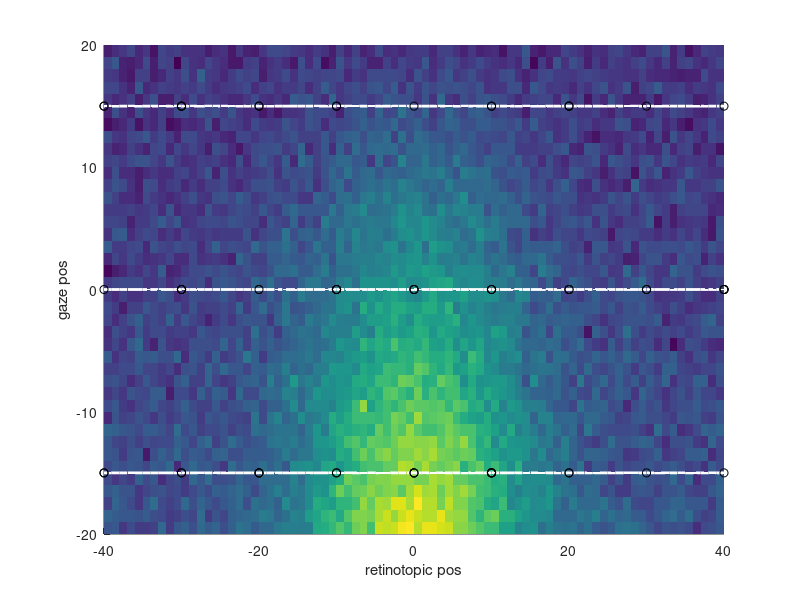
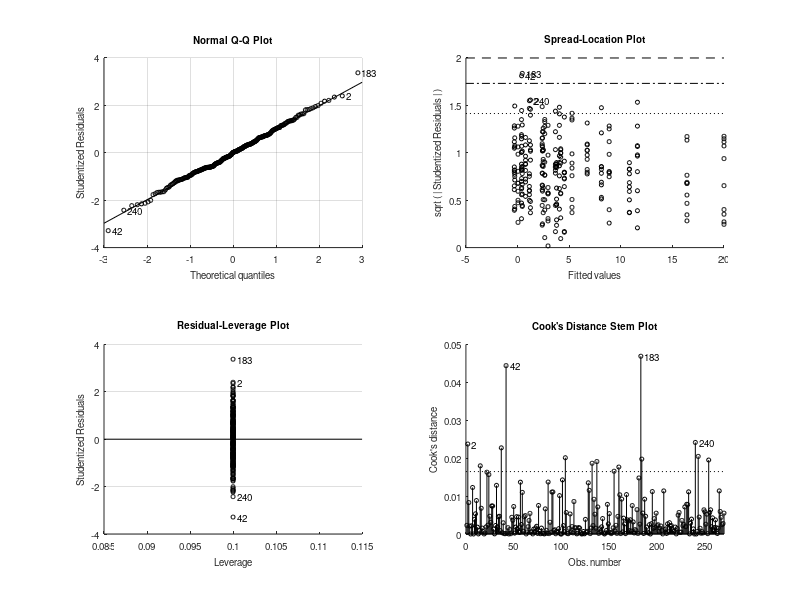
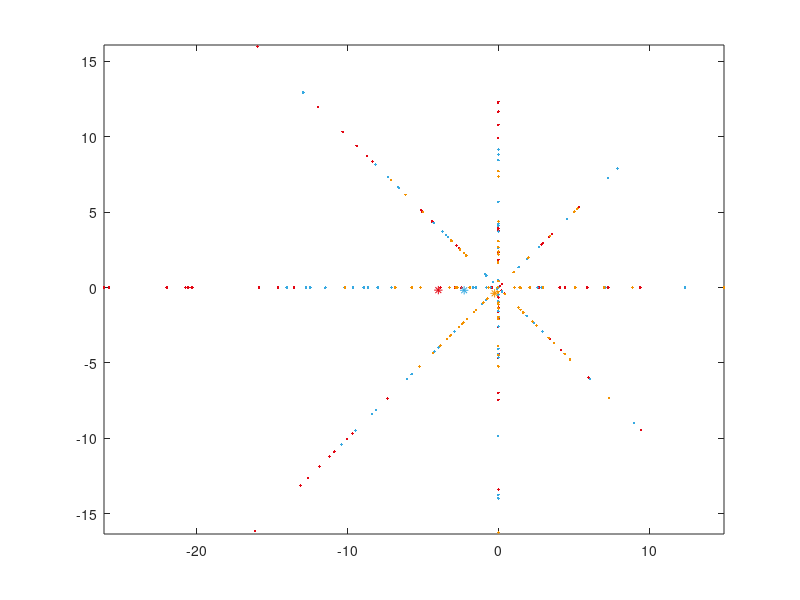

Source code (MATLAB) for these figures, in order: (Note: this script raises an error after producing the figures.)
function testsim_gain_field(modulation_type)

if nargin < 1,
	modulation_type = 'linear_gain';
end
	
% see also testsim_lip_activity_profile

Noise		= 5;	% Firing rate noise
n_trials_per_cond = 10;

% 
bootstrap_method='hierarchical';

% retinotopic Gaussian RF

Center		= 0;	% deg
Amplitude	= 30;	% spikes/s, RF response peak
UnmodulatedFR	= 5;	% spikes/s, ongoing/unmodulated firing
Sigma		= 10;	% tuning width 
retpos		= [-40:40]; % retinotopic position
R		= 1/(sqrt(2*pi)*Sigma)*exp(-(retpos - Center).^2/(2*Sigma^2)); % Gaussian RF profile
% R		= ones(size(retpos)); % no target position modulation
R		= UnmodulatedFR + R/max(R)*Amplitude;

target_positions = retpos(1):10:retpos(end);
target_positions2D_a =  [10    5 0  -5 -10  -5  0   5]; 
target_positions2D_b =  [0.001 5 10 5 0.001 -5 -10 -5];
target_positions2D = complex(target_positions2D_a,target_positions2D_b); % for MANOVA1 analysis
gaze_positions = [-15 0 15];
gazepos		= -20:20; % gaze position


gaze_col = {'r' 'g' 'b'};
	
gaze_col_rgb = [227 6 19; 54 169 225; 243 146 0]/255;
		
switch modulation_type % eye position modulation type
	
	case 'linear_gain' % 

		% E = interp1([gazepos(1) gazepos(end)],[-10 10],gazepos); % Gaze effect: leads to "loss" of main target effect
		% E = interp1([gazepos(1) 0 gazepos(end)],[10 0 10],gazepos); % Gaze effect: bidirectinal increase from center
		 E = interp1([gazepos(1) gazepos(end)],[0.7 0],gazepos); % Gaze effect: standard monotonic unidirectional 
		% E = interp1([gazepos(1) gazepos(end)],[1 0.3],gazepos); % For CNL evaluatiom poster
		
		
		for k = 1:n_trials_per_cond
			FR(:,:,k) = E'*R + Noise*randn(length(gazepos),length(retpos)); % one trial
		end

		
	case 'linear_addition'
		
		E = interp1([gazepos(1) gazepos(end)],[10 0],gazepos); % Gaze effect
		
		for k = 1:n_trials_per_cond
			FR(:,:,k) = 1*ones(size(gazepos))'*R + 1*E'*ones(size(retpos)) + Noise*randn(length(gazepos),length(retpos)); % one trial
		end
end


FRmean = mean(FR,3);
%FRmean = 1*ones(size(gazepos))'*R + 1*E'*ones(size(retpos)); % For CNL evaluatiom poster

% Plotting
figure;
surface(retpos,gazepos,FRmean); shading flat; hold on;
plot3(retpos,gaze_positions(1)*ones(size(retpos)),FRmean(gazepos == gaze_positions(1),:),'Color',[1 1 1],'LineWidth',2);
plot3(retpos,gaze_positions(2)*ones(size(retpos)),FRmean(gazepos == gaze_positions(2),:),'Color',[1 1 1],'LineWidth',2);
plot3(retpos,gaze_positions(3)*ones(size(retpos)),FRmean(gazepos == gaze_positions(3),:),'Color',[1 1 1],'LineWidth',2);
xlabel('retinotopic pos');
ylabel('gaze pos');
FRtarget4ANOVA = [];
target_pos = [];
gaze_pos = [];

for k = 1:1:n_trials_per_cond,
	for t=1:length(target_positions),
		retpos_idx = find(retpos == target_positions(t));
		for g = 1:length(gaze_positions)
			gazepos_idx = find(gazepos == gaze_positions(g));
			FRtarget(t,g,k) = FR(gazepos_idx,retpos_idx,k);
			plot3(retpos(retpos_idx),gazepos(gazepos_idx),FRtarget(t,g,k),'o','Color',[0 0 0]);
			
			% FOR ANOVA
			FRtarget4ANOVA	= [FRtarget4ANOVA; FRtarget(t,g,k)];
			target_pos	= [target_pos; t];
			gaze_pos	= [gaze_pos; g];
			
		end
	end
end

% ANOVA
[p,table,stats,terms] = anovan(FRtarget4ANOVA,[target_pos gaze_pos],'model','full','varnames',{'target' 'gaze'});
% c = multcompare(stats)

if 0 % one-way vs two-way ANOVA on gaze
	% the question here if presence of another factor (target position) affects the first factor, e.g. in the initial fixation period
	% for this, we should remove the the effect of target position from the simulation, set "no target position modulation" above
	[p,table,stats,terms] = anovan(FRtarget4ANOVA,[gaze_pos],'model','full','varnames',{'gaze'});
	
	
end % of one-way vs two-way ANOVA on gaze


if 1 % MANOVA1, I do not think it is an appropriate test to detect gain field or a shift in a RF, due to huge variance
% (but we use some of the code for the bootstrp (see next case))
	
	FRtarget4MANOVA1 = [];
	FRtarget4BOOTCI  = []; 
    FRpositions4MANOVA1=[];
	FR4BOOTCI	 = []; 
	
	gaze_pos4MANOVA1 = [];
	figure;

	
	for g = 1:length(gaze_positions)
		for t=1:length(target_positions)-1,
			
			FRtarget4MANOVA1_ = squeeze(FRtarget(t,g,:))*target_positions2D(t)/abs(target_positions2D(t)); % original Lukas formulation	
			FRpositions4MANOVA1_ = repmat([target_positions2D(t) gaze_positions(g)],numel(FRtarget4MANOVA1_),1); % original Lukas formulation	
			
			plot(FRtarget4MANOVA1_,'.','Color',gaze_col_rgb(g,:)); hold on;
			
			% FOR ANOVA
			FRtarget4MANOVA1	= [FRtarget4MANOVA1; [real(FRtarget4MANOVA1_) imag(FRtarget4MANOVA1_)]];
			gaze_pos4MANOVA1	= [gaze_pos4MANOVA1; g*ones(n_trials_per_cond,1)];
			% FOR BOOTCI
			FRpositions4MANOVA1     = [	FRpositions4MANOVA1;FRpositions4MANOVA1_];
			FRtarget4BOOTCI         = [FRtarget4BOOTCI; FRtarget4MANOVA1_];
						
			% here we define the indexes that later are used to do hierarchical bootstraping           
            indexes_per_position{g,t}=find(FRpositions4MANOVA1(:,1)==target_positions2D(t) & FRpositions4MANOVA1(:,2)==gaze_positions(g));
		end
		plot(mean(FRtarget4MANOVA1(gaze_pos4MANOVA1==g,1)), mean(FRtarget4MANOVA1(gaze_pos4MANOVA1==g,2)),'*','Color',gaze_col_rgb(g,:)); % vector mean
		
	end
	axis equal
	% plot(FRtarget4MANOVA1(:,1), FRtarget4MANOVA1(:,2),'.');
	
	% [D, p] = manova1(FRtarget4MANOVA1,gaze_pos4MANOVA1) % see testsim_manova1.m
	
end % of MANOVA1
	
if 1 % test gain field via bootstrap - on trial-by-trial FR vectors per target in a complex 2D space, abs and angle, NEEDS FRtarget4BOOTCI
	figure
	n_boot = 1000;
	for g = 1:length(gaze_positions)
		
		FRtarget4BOOTCI_ = FRtarget4BOOTCI(gaze_pos4MANOVA1==g);

		% THIS IS USING bootci, BUT WE CANNOT USE bootci for angle (because of phase wrapping)
		% THEREFORE USE bootstrp and calculate CI as percentiles
% 		fun1 = @(x)abs(mean(x));
% 
% 		[ci1,bootstat1] = bootci(500, {fun1, FRtarget4BOOTCI_},'type','bca'); % amplitude
% 		CI1(:,g) = ci1;
% 		meanBS1(g) = mean(bootstat1);
        
        %regular bootstrap
        if strcmp(bootstrap_method,'regular')
            fun = @(x)[abs(mean(x)) angle(mean(x))];
            bootstat = bootstrp(n_boot, fun, FRtarget4BOOTCI_);
        elseif strcmp(bootstrap_method,'hierarchical')
            % 'balanced' bootstrap
            for k=1:n_boot
                boots_idx=cellfun(@(x) x(randsample(numel(x),10,true)),indexes_per_position(g,:),'Uniformoutput',false);
                boots_idx=[boots_idx{:}];
                bootstat(k,:)=[abs(nanmean(FRtarget4BOOTCI(boots_idx(:)))) angle(nanmean(FRtarget4BOOTCI(boots_idx(:))))];
            end
        end
		bootstat1 = bootstat(:,1);
		bootstat2 = bootstat(:,2);
		% bootstat2 = unwrap(bootstat2); % not working well in real life examples, according to Lukas
		mean_FR_angle = angle(mean(FRtarget4BOOTCI_));
		bootstat2 =  mod(bootstat(:,2)-mean_FR_angle+5*pi,2*pi)-pi+mean_FR_angle; % Lukas
		
		pct1 = 100*0.05/2; % alpha 0.05
		pct2 = 100-pct1;
		
		lower = prctile(bootstat1,pct1,1); 
		upper = prctile(bootstat1,pct2,1);
		ci1 =[lower;upper];
		CI1(:,g) = ci1;
		meanBS1(g) = mean(bootstat1);
		BOOTSTAT1(:,g) = bootstat1;
		
		lower = prctile(bootstat2,pct1,1); 
		upper = prctile(bootstat2,pct2,1);
		ci2 =[lower;upper];
		CI2(:,g) = ci2;
		meanBS2(g) = mean(bootstat2);
		
		subplot(1,2,1)

		hp = polar([meanBS2(g) meanBS2(g)],[ci1(1) ci1(2)]); set(hp,'Color',gaze_col_rgb(g,:),'LineWidth',2); hold on;
		
		th = linspace( ci2(1), ci2(2), 10);
		hp = polar(th,meanBS1(g)*ones(size(th)),[gaze_col{g}]); set(hp,'Color',gaze_col_rgb(g,:),'LineWidth',2);
		polar(angle(mean(FRtarget4BOOTCI_)),abs(mean(FRtarget4BOOTCI_)),'ko'); hold on
		polar(meanBS2(g),meanBS1(g),'kx');
	
		subplot(1,2,2);
		hp = polar(bootstat2,bootstat1,[gaze_col{g} '.']); hold on
		set(hp,'Color',gaze_col_rgb(g,:));
		
		
	end
	
	% test significance
	
	BOOTSTAT_DIFF(:,1) = BOOTSTAT1(:,1) - BOOTSTAT1(:,2);
	BOOTSTAT_DIFF(:,2) = BOOTSTAT1(:,1) - BOOTSTAT1(:,3);
	BOOTSTAT_DIFF(:,3) = BOOTSTAT1(:,2) - BOOTSTAT1(:,3);
	
	H = 0;
	
	for k = 1:3, % 3 pair combinations
		
		ci_l = prctile(BOOTSTAT_DIFF(:,k),pct1,1); 
		ci_u = prctile(BOOTSTAT_DIFF(:,k),pct2,1);
		ci_diff =[ci_l;ci_u];
		
		if ci_diff(1)>0 || ci_diff(2)<0;
			H = 1;
		end

	end
	decision = {'not significant','significant'};
	title(decision(H+1));
	

	
end % of if test gain field via bootstrap - on trial-by-trial FR vectors in 2D space	

if 0 % test gain field via bootstrap - simple example on mean FR in each gaze position
	figure
	for g = 1:length(gaze_positions)
		FR = reshape(squeeze(FRtarget(:,g,:)),n_trials_per_cond*length(target_positions),1);
		meanFR = mean(FR);
		fun = @(x)mean(x);

		[ci,bootstat] = bootci(500, fun, FR);
		
		CI(:,g) = ci;
		meanBS(g) = mean(bootstat);
		plot(g,meanFR,'ko'); hold on
		plot(g,meanBS(g),'r.');
		plot(g,ci,'rs');
	end
	
end % of if test gain field via bootstrap - simple example on mean FR in each gaze position

if 0 % Test different ANOVA variants
% 3 gaze positions, 2 or 3 targets, 10 trials

Noise			= 1;	% Firing rate noise
n_trials_per_cond	= 10;

% variant 1: no main effects, only interaction
FRtarget4ANOVA = repmat(reshape([	10 0
					0 10
					5 5],6,1),n_trials_per_cond,1) + Noise*randn(3*2*10,1);			
target_pos	= repmat([1;1;1;2;2;2],n_trials_per_cond,1);
gaze_pos	= repmat([1;2;3;1;2;3],n_trials_per_cond,1);
[p,table,stats,terms] = anovan(FRtarget4ANOVA,[target_pos gaze_pos],'model','full','varnames',{'target' 'gaze'});

% variant 2: no main effects, only interaction
FRtarget4ANOVA = repmat(reshape([	0 10
					5 5
					10 0],6,1),n_trials_per_cond,1) + Noise*randn(3*2*10,1);			
target_pos	= repmat([1;1;1;2;2;2],n_trials_per_cond,1);
gaze_pos	= repmat([1;2;3;1;2;3],n_trials_per_cond,1);
[p,table,stats,terms] = anovan(FRtarget4ANOVA,[target_pos gaze_pos],'model','full','varnames',{'target' 'gaze'});

% variant 3: target effect and interaction
FRtarget4ANOVA = repmat(reshape([	0 10 40
					5 15 30
					10 20 20],9,1),n_trials_per_cond,1) + Noise*randn(3*3*10,1);			
target_pos	= repmat([1;1;1;2;2;2;3;3;3],n_trials_per_cond,1);
gaze_pos	= repmat([1;2;3;1;2;3;1;2;3],n_trials_per_cond,1);
[p,table,stats,terms] = anovan(FRtarget4ANOVA,[target_pos gaze_pos],'model','full','varnames',{'target' 'gaze'});

end % of Test different ANOVA variants
